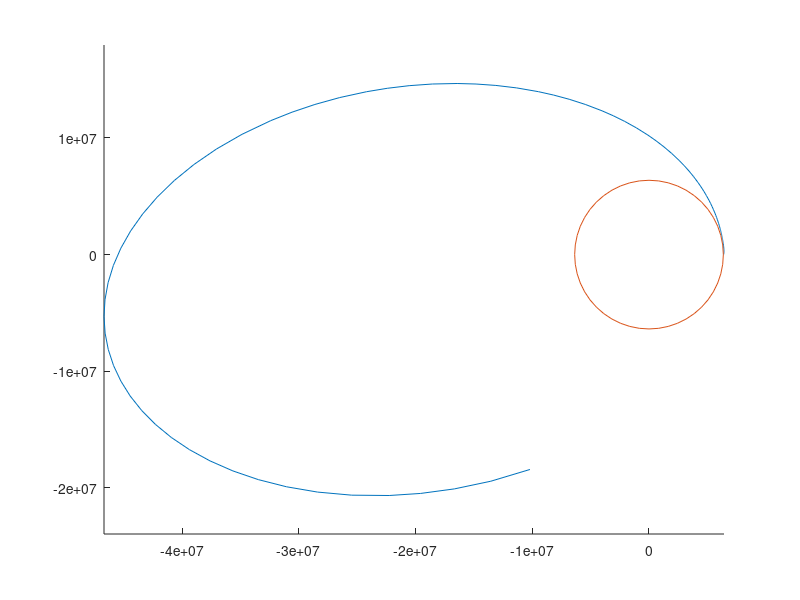

This chart was generated by the following MATLAB code: (Note: this script raises an error after producing the figure.)
function res = rockets2d()
    radius = 0.2;
    Cd = 0.7;
    m_shell = 100;
    mfuel_init = 300; %kg
    v_ex = 10000; %m/s
    flow = 1; %kg/s
    g = 9.8;
    p0 = 1.225;
    me = 5.972e24;
    G = 6.67384e-11;
    r_e = 6371000;
    A = pi * radius^2;
    
    I = [r_e, 0, sind(89.4575), cosd(89.4575), mfuel_init]; %x,y,vx,vy,mfuel_init
   
    function dXdt = derivs(t, X)
        rx = X(1);
        ry = X(2);
        vx = X(3);
        vy = X(4);
        m = X(5);
       
        r_vec = [rx;ry]; % r = xi+yj
        r_hat = r_vec ./ norm(r_vec);
        v_vec = [vx; vy]; %v = vx;i + vyi 
        v_hat = v_vec ./ norm(v_vec);
        h = norm(r_vec) - r_e;
        p = p0*exp(-h/8000);
        
        if m_shell+m > m_shell
            Ft = (flow*v_ex)*v_hat;
            dmdt = -flow;
        else
            Ft = [0;0];
            dmdt = 0;
        end
        
        drxdt = vx;
        drydt = vy;
        Fg = (-G*(m+m_shell)*me/(norm(r_vec))^2)*r_hat;
        Fd = (-1/2*Cd*p*norm(v_vec)^2*A)*v_hat;
        a = (Fg + Fd + Ft)/(m+m_shell);
        %dvxdt = (-G*(m+m_shell)*me/(rx)^2*r_hat -1/2*Cd*p*vx^2*A + flow*v_ex)/(m+m_shell);
        %dvydt = (-G*(m+m_shell)*me/(ry)^2*r_hat -1/2*Cd*p*vy^2*A + flow*v_ex)/(m+m_shell);
     
        

        dXdt = [drxdt;drydt; a; dmdt];
        
    end
    
    function [value, terminal, direction] = events(time,W)
        rx = I(:,1);
        ry = I(:,2);
        
        r_vec = [rx; ry]; %v = vx;i + vyi 
        h = norm(r_vec) - r_e;
        p = p0*exp(-h/8000);
        value = h;
        direction = -1;
        terminal = 1;
        
    end

    time = 40000;
    options = odeset('Events', @events);
    [T, M] = ode45(@derivs,[0 time], I, options);
    
    rx_pos = M(:,1);
    ry_pos = M(:,2);
    vx_pos = M(:,3);
    vy_pos = M(:,4);
    m_fin = M(:,5);
    
    %v_pos(end);
    %m_fin(end)
    %vf = v_ex * log((mfuel_init+m_shell)/m_shell);
    
    hold on
    plot(rx_pos, ry_pos)
    dom = 0:2*pi/48:2*pi;
    xp = (r_e*cos(dom));
    yp = r_e*sin(dom);
    plot(xp,yp)
    axis equal
    %plot(vx_pos, vy_pos)
    legend('position')
    
    

end
